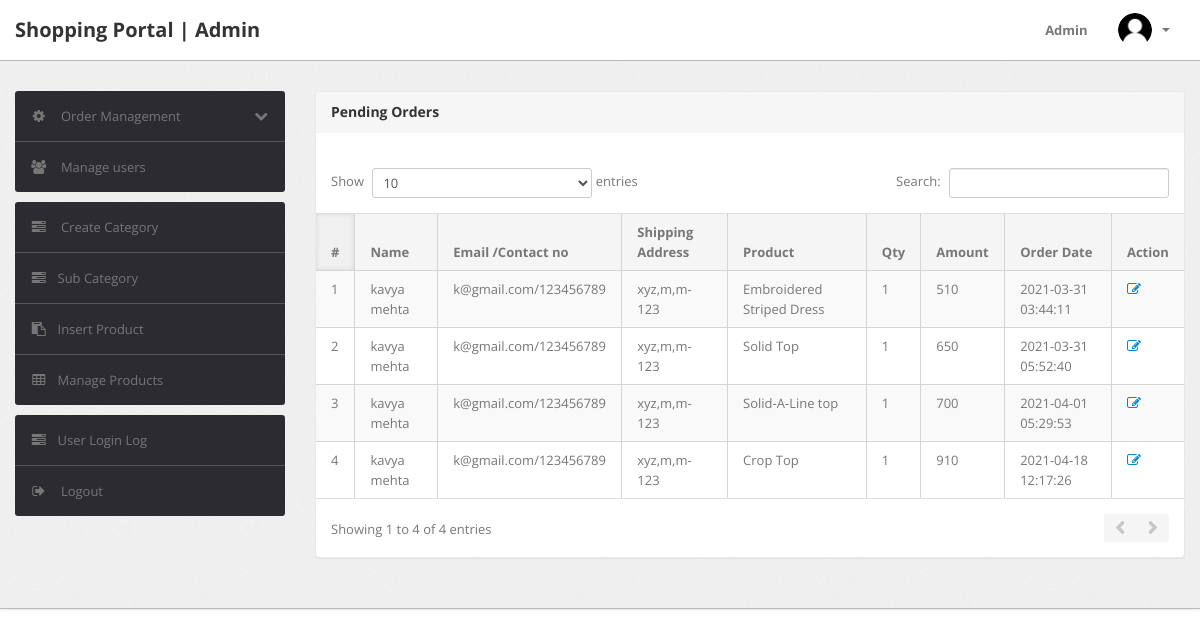
/admin/pending-orders.php (signed in), run on the app's committed database.
### tables this page shows
CREATE TABLE `orders` (
  `id` int(11) NOT NULL,
  `userId` int(11) DEFAULT NULL,
  `productId` varchar(255) DEFAULT NULL,
  `quantity` int(11) DEFAULT NULL,
  `orderDate` timestamp NOT NULL DEFAULT current_timestamp(),
  `paymentMethod` varchar(50) DEFAULT NULL,
  `orderStatus` varchar(55) DEFAULT NULL
);

CREATE TABLE `users` (
  `id` int(11) NOT NULL,
  `name` varchar(255) DEFAULT NULL,
  `email` varchar(255) DEFAULT NULL,
  `contactno` bigint(11) DEFAULT NULL,
  `password` varchar(255) DEFAULT NULL,
  `shippingAddress` longtext DEFAULT NULL,
  `shippingState` varchar(255) DEFAULT NULL,
  `shippingCity` varchar(255) DEFAULT NULL,
  `shippingPincode` int(11) DEFAULT NULL,
  `billingAddress` longtext DEFAULT NULL,
  `billingState` varchar(255) DEFAULT NULL,
  `billingCity` varchar(255) DEFAULT NULL,
  `billingPincode` int(11) DEFAULT NULL,
  `regDate` timestamp NOT NULL DEFAULT current_timestamp(),
  `updationDate` varchar(255) DEFAULT NULL
);

CREATE TABLE `products` (
  `id` int(11) NOT NULL,
  `category` int(11) NOT NULL,
  `subCategory` int(11) DEFAULT NULL,
  `productName` varchar(255) DEFAULT NULL,
  `productPrice` int(11) DEFAULT NULL,
  `productPriceBeforeDiscount` int(11) DEFAULT NULL,
  `productDescription` longtext DEFAULT NULL,
  `productImage1` varchar(255) DEFAULT NULL,
  `productImage2` varchar(255) DEFAULT NULL,
  `productImage3` varchar(255) DEFAULT NULL,
  `shippingCharge` int(11) DEFAULT NULL,
  `productAvailability` varchar(255) DEFAULT NULL,
  `postingDate` timestamp NULL DEFAULT current_timestamp(),
  `updationDate` varchar(255) DEFAULT NULL
);

### admin/pending-orders.php (the view, shortened to what this page needs)
<?php
include('include/config.php');
if(strlen($_SESSION['alogin'])==0)
	{
header('location:index.php');
}
else{
?>
<!DOCTYPE html>
<html lang="en">
<head>
	<link type="text/css" href="bootstrap/css/bootstrap.min.css" rel="stylesheet">
	<link type="text/css" href="bootstrap/css/bootstrap-responsive.min.css" rel="stylesheet">
	<link type="text/css" href="css/theme.css" rel="stylesheet">
	<link type="text/css" href="images/icons/css/font-awesome.css" rel="stylesheet">
</head>
<body>
<?php include('include/header.php');?>
	<div class="wrapper">
		<div class="container">
			<div class="row">
<?php include('include/sidebar.php');?>
			<div class="span9">
					<div class="content">
	<div class="module">
							<div class="module-head">
								<h3>Pending Orders</h3>
							</div>
							<div class="module-body table">
									<br />
								<table cellpadding="0" cellspacing="0" border="0" class="datatable-1 table table-bordered table-striped	 display table-responsive" >
									<thead>
										<tr>
											<th>#</th>
											<th> Name</th>
											<th width="50">Email /Contact no</th>
											<th>Shipping Address</th>
											<th>Product </th>
											<th>Qty </th>
											<th>Amount </th>
											<th>Order Date</th>
											<th>Action</th>
										</tr>
									</thead>
<tbody>
<?php
$status='Delivered';
$query=mysqli_query($con,"select users.name as username,users.email as useremail,users.contactno as usercontact,users.shippingAddress as shippingaddress,users.shippingCity as shippingcity,users.shippingState as shippingstate,users.shippingPincode as shippingpincode,products.productName as productname,products.shippingCharge as shippingcharge,orders.quantity as quantity,orders.orderDate as orderdate,products.productPrice as productprice,orders.id as id  from orders join users on  orders.userId=users.id join products on products.id=orders.productId where orders.	orderStatus!='$status' or orders.orderStatus is null");
$cnt=1;
while($row=mysqli_fetch_array($query))
{
?>
										<tr>
											<td><?php echo htmlentities($cnt);?></td>
											<td><?php echo htmlentities($row['username']);?></td>
<td><?php echo htmlentities($row['useremail']);?>/<?php echo htmlentities($row['usercontact']);?></td>
<td><?php echo htmlentities($row['shippingaddress'].",".$row['shippingcity'].",".$row['shippingstate']."-".$row['shippingpincode']);?></td>
											<td><?php echo htmlentities($row['productname']);?></td>
											<td><?php echo htmlentities($row['quantity']);?></td>
											<td><?php echo htmlentities($row['quantity']*$row['productprice']+$row['shippingcharge']);?></td>
											<td><?php echo htmlentities($row['orderdate']);?></td>
											<td>   <a href="updateorder.php?oid=<?php echo htmlentities($row['id']);?>" title="Update order" target="_blank"><i class="icon-edit"></i></a>
											</td>
											</tr>
										<?php $cnt=$cnt+1; } ?>
										</tbody>
								</table>
							</div>
						</div>
					</div>
				</div>
			</div>
		</div>
	</div>
</body>
<?php } ?>

### data on the page
orders: userId.name "kavya mehta", userId.email "k@gmail.com", userId.contactno "123456789", userId.shippingPincode "xyz,m,m-123", productId.productName "Embroidered Striped Dress", quantity "1", $row['quantity']*$row['productprice']+$row['shippingcharge'] "510", orderDate "2021-03-31 03:44:11"
orders: userId.name "kavya mehta", userId.email "k@gmail.com", userId.contactno "123456789", userId.shippingPincode "xyz,m,m-123", productId.productName "Solid Top", quantity "1", $row['quantity']*$row['productprice']+$row['shippingcharge'] "650", orderDate "2021-03-31 05:52:40"
orders: userId.name "kavya mehta", userId.email "k@gmail.com", userId.contactno "123456789", userId.shippingPincode "xyz,m,m-123", productId.productName "Solid-A-Line top", quantity "1", $row['quantity']*$row['productprice']+$row['shippingcharge'] "700", orderDate "2021-04-01 05:29:53"
orders: userId.name "kavya mehta", userId.email "k@gmail.com", userId.contactno "123456789", userId.shippingPincode "xyz,m,m-123", productId.productName "Crop Top", quantity "1", $row['quantity']*$row['productprice']+$row['shippingcharge'] "910", orderDate "2021-04-18 12:17:26"
